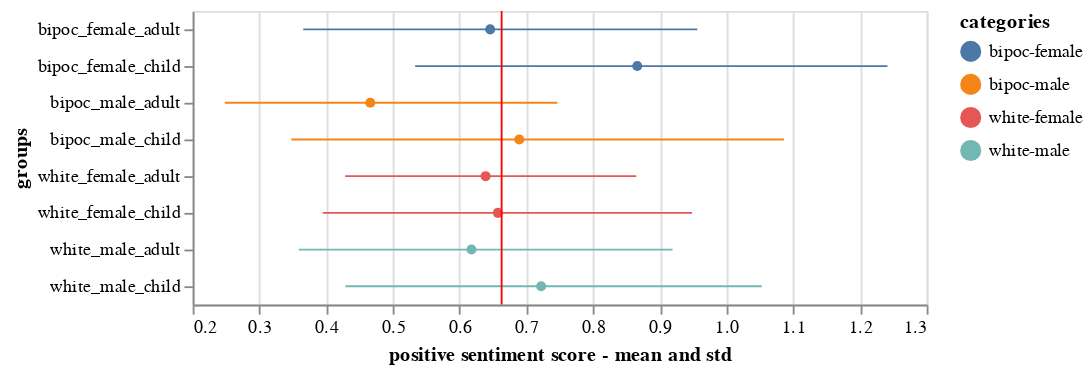

Here is the notebook cell this chart was saved with:
### Code cell
free_error_bar_pos = error_bars + points + rule
free_error_bar_pos

### Figure 1 — Vega-Lite specification as saved in the notebook (floating-point values rounded to 4 significant figures; data arrays with more than 128 entries replaced by an {"elided": "..."} marker saying what was removed)
{"config": {"view": {"continuousWidth": 400, "continuousHeight": 300}}, "layer": [{"mark": {"type": "errorbar", "extent": "ci"}, "encoding": {"color": {"type": "nominal", "field": "categories"}, "x": {"type": "quantitative", "field": "mean-pos", "scale": {"zero": false}, "title": "positive sentiment score - mean and std"}, "y": {"type": "nominal", "field": "groups"}}, "transform": [{"calculate": "datum.ethnicity + '-' + datum.sex", "as": "categories"}]}, {"mark": {"type": "point", "color": "black", "filled": true}, "encoding": {"color": {"type": "nominal", "field": "categories"}, "x": {"type": "quantitative", "aggregate": "mean", "field": "mean-pos"}, "y": {"type": "nominal", "field": "groups"}}, "transform": [{"calculate": "datum.ethnicity + '-' + datum.sex", "as": "categories"}]}, {"mark": {"type": "rule", "color": "red"}, "encoding": {"x": {"type": "quantitative", "aggregate": "mean", "field": "mean-pos"}}}], "data": {"name": "data-49e7386179afb0376e965e3b44012dc1"}, "$schema": "https://vega.github.io/schema/vega-lite/v4.8.1.json", "datasets": {"data-49e7386179afb0376e965e3b44012dc1": {"elided": "192 records"}}}
